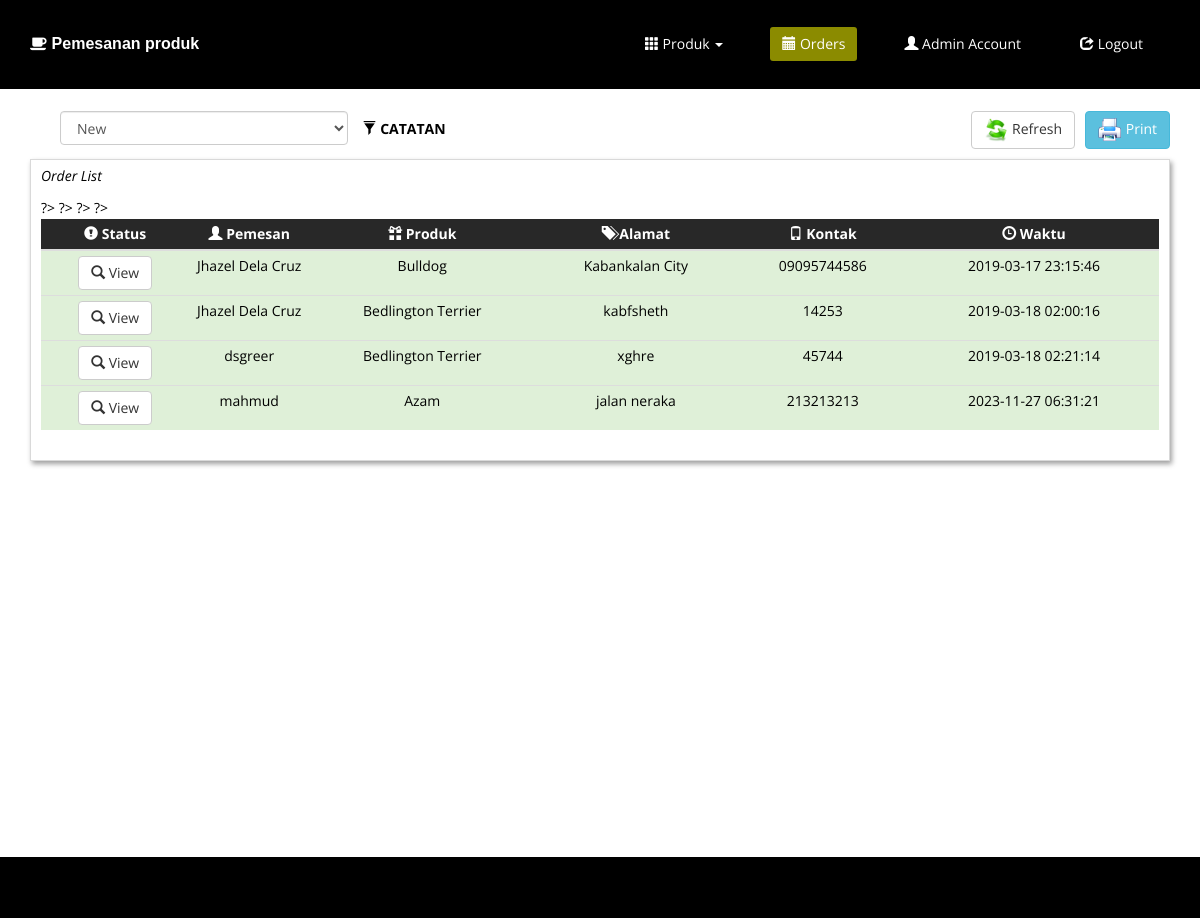
The page /index.php (signed in) on the database its author committed.
### tables this page shows
CREATE TABLE `tblorders` (
  `id` int(11) NOT NULL,
  `cname` varchar(50) DEFAULT NULL,
  `address` varchar(100) DEFAULT NULL,
  `contact` varchar(50) DEFAULT NULL,
  `cnpoid` int(11) DEFAULT NULL,
  `oqty` int(11) DEFAULT NULL,
  `ostatus` varchar(50) DEFAULT NULL,
  `timestamp` timestamp NOT NULL DEFAULT current_timestamp() ON UPDATE current_timestamp(),
  `otype` varchar(50) DEFAULT NULL,
  `datepickup` date DEFAULT NULL
);

CREATE TABLE `tblcnp` (
  `id` int(11) NOT NULL,
  `name` varchar(50) DEFAULT NULL,
  `prize` float DEFAULT NULL,
  `description` varchar(50) DEFAULT NULL,
  `image` varchar(250) DEFAULT NULL,
  `status` varchar(50) DEFAULT NULL
);

### includes/admin.php (the view, shortened to what this page needs)
<!DOCTYPE html>
<html lang="en">
<head>
    <link href="css/bootstrap.css" rel="stylesheet">
    <link href="css/bootstrap.min.css" rel="stylesheet">
    <link href="css/font-awesome.min.css" rel="stylesheet">
    <link href="css/animate.min.css" rel="stylesheet">
    <link href="css/prettyPhoto.css" rel="stylesheet">
    <link href="css/main.css" rel="stylesheet">
    <link href="css/responsive.css" rel="stylesheet">
</head>
<body>
     <nav class="navbar navbar-inverse" role="banner">
            <div class="container">
                <div class="navbar-header">
                     <a href="index.php"><h4 class="wow fadeInDown" style="margin-top:20px; color:#FFF;"><i class="fa fa-coffee"></i> Pemesanan produk</h4></a>
                </div>
                <div class="collapse navbar-collapse navbar-right">
                    <ul class="nav navbar-nav">
                        <li class="dropdown"><a class="dropdown-toggle wow fadeInDown" data-toggle="dropdown" href="#"><span class="glyphicon glyphicon-th"></span> Produk <span class="caret"></span></a>
                        </li>
                        <li id="reservation" class=" active wow fadeInDown"><a href="index.php"><span class="glyphicon glyphicon-calendar"></span> Orders</a></li>
                        <li id="admin" class="wow fadeInDown"><a href="adminacc.php"><span class="glyphicon glyphicon-user"></span> Admin Account</a></li>
                        <li id="logout" class="wow fadeInDown"><a id="logoutbtn" href='<?php echo "logout_process.php?logout=1"?>'><span class="glyphicon glyphicon-share"></span> Logout</a></li>
                    </ul>
                </div>
            </div>
        </nav>
<br>
<div class="container">
   <form id="formFilter" name="formFilter" action="admin_reservefilter.php" method="POST" class="pull-left col-md-7 hidden-print">
        <div class="form-horizontal wow fadeInDown">
                <label for="filter" class="control-label">  <i class="glyphicon glyphicon-filter"></i> CATATAN</label>
            <div class="col-md-6">
                <select name="filter" id="filter" class="form-control">
                    <option value="New">New</option>
                </select>
            </div>
        </div>
    </form>
    <a href="" onClick="window.print();return false" class="btn btn-info pull-right hidden-print wow fadeInDown"><img src="images/ico/printer.ico" style="max-width: 24px; max-height: 24px;"> Print</a>
    <a href="index.php" class="btn btn-default pull-right hidden-print wow fadeInDown" style="margin-right:10px;"><img src="images/ico/refresh.png" style="max-width: 24px; max-height: 24px;"> Refresh</a>
    <div class="col-md-12" style="border: solid #D9D9D9 1px; padding: 10px; padding-top: 5px; box-shadow: #9F9F9F 2px 3px 5px; margin-top: 10px;">
   		<p class="wow fadeInDown"><em>Order List</em></p>
        <table class="table table-hover table-condensed wow fadeInDown">
            <thead style="background-color:#282828; color:#fff;">
                <tr>
                    <th class="hidden-print" style="text-align:center;"> <span class="glyphicon glyphicon-exclamation-sign"></span> Status</th>
                    <th width="120px" style="text-align:center;"><span class="glyphicon glyphicon-user"></span> Pemesan </th>
                    <th style="text-align:center;"><span class="glyphicon glyphicon-gift"></span>  Produk </th>
                    <th style="text-align:center;"><span class="glyphicon glyphicon-tags"></span>  Alamat </th>
                    <th style="text-align:center;"><span class="glyphicon glyphicon-phone"></span>  Kontak </th>
                    <th style="text-align:center;"><span class="glyphicon glyphicon-time"></span> Waktu </th>
                </tr>
            </thead>
            <tbody id="tablebody">
               <?php include('includes/dbconn.php');
			   $sql = ("SELECT tblcnp.*,tblorders.*
			   								FROM tblorders LEFT JOIN
											tblcnp ON tblorders.cnpoid = tblcnp.id WHERE tblorders.ostatus = 'New' order by tblorders.id LIMIT 0,30 ") or die (mysqli_error());
        $result=mysqli_query($con, $sql);
				if(mysqli_num_rows($result)>0){
					while($row = mysqli_fetch_assoc($result)){
						$total = $row['prize'] * $row['oqty'];?>
               <tr class="success" style="cursor:pointer;">
           		 <td style="text-align:center;"><a href="#viewModal<?php echo $row['id']?>" data-toggle="modal" data-target="#viewModal<?php echo $row['id']?>" class="btn btn-default"><i class="glyphicon glyphicon-search"></i> View</a></td>
                <td style="text-align:center;"><?php echo $row['cname'];?></td>
                <td style="text-align:center;"><?php echo $row['name'];?></td>
                <td style="text-align:center;"><?php echo $row['address'];?></td>
                <td style="text-align:center;"><?php echo $row['contact'];?></td>
                <td style="text-align:center;"><?php echo $row['timestamp'];?></td>
               </tr>
               <?php }}?>
            </tbody>
        </table>
    </div>
</div>
<br><br><br><br><br><br><br><br><br><br><br><br><br><br><br><br><br><br>
    <footer id="footer" class="midnight-blue">
        <div class="container">
            <div class="row">
                <div class="col-sm-12">
                </div>
            </div>
        </div>
    </footer>
</body>
</html>

### index.php (shortened to what this page needs)
<?php
    if (!isset($_SESSION['username'])){
?>
<!DOCTYPE html>
<html lang="en">
<head>
    <meta charset="utf-8">
    <meta name="viewport" content="width=device-width, initial-scale=1.0">
    <meta name="description" content="">
    <meta name="author" content="">
    <title>Penjualan hewan Online</title>
    <link href="css/bootstrap.css" rel="stylesheet">
    <link href="css/bootstrap.min.css" rel="stylesheet">
    <link href="css/font-awesome.min.css" rel="stylesheet">
    <link href="css/animate.min.css" rel="stylesheet">
    <link href="css/prettyPhoto.css" rel="stylesheet">
    <link href="css/main.css" rel="stylesheet">
    <link href="css/responsive.css" rel="stylesheet">
</head>
<body>
      <nav class="navbar navbar-inverse" role="banner">
            <div class="container">
                <div class="navbar-header">
                    <button type="button" class="navbar-toggle" data-toggle="collapse" data-target=".navbar-collapse">
                        <span class="sr-only">Toggle navigation</span>
                        <span class="icon-bar"></span>
                        <span class="icon-bar"></span>
                        <span class="icon-bar"></span>
                    </button>
                     <a href="index.php"><h4 class="wow fadeInDown" style="margin-top:20px; color:#FFF;">
                 Penjualan hewan Online</h4></a>
                </div>
                <div class="collapse navbar-collapse navbar-right wow fadeInDown">
                    <ul class="nav navbar-nav">
                         <li class="active"><a href="index.php"><i class="fa fa-home"></i>Home</a></li>
                        <li ><a href="about-us.php">About Us</a></li>
                        <li ><a href="available.php">Produk Tersedia</a></li>
                        <li><a href="contacts.php">Contacts</a></li>
                    </ul>
                </div>
            </div>
        </nav>
<div class="container-fluid">
    <br>
        <div class="col-md-9 wow fadeInDown">
            <div id="carousel-example-generic" class="carousel slide" data-ride="carousel" style="background-color:#000; padding:10px;">
              <ol class="carousel-indicators">
                <li data-target="#carousel-example-generic" data-slide-to="0" class="active"></li>
                <li data-target="#carousel-example-generic" data-slide-to="1"></li>
                <li data-target="#carousel-example-generic" data-slide-to="2"></li>
                <li data-target="#carousel-example-generic" data-slide-to="3"></li>
              </ol>
              <div class="">
                <div class="">
                  <img src="images/bannerpetshop.jpg" alt="" class="">
                </div>
              </div>
            </div>
            </div>
        <div class="col-md-3" >
            <div class="panel panel-default wow fadeInDown">
              <div class="panel-heading wow fadeInDown" style="font-weight:bold; font-size:16px; color:#36648B;">Selamat datang Penjualan hewan Online<i class="glyphicon glyphicon-calendar"></i> <?php echo date('M d, Y');?></div>
            </div>
            <div class="panel panel-default wow fadeInDown">
              <div class="panel-heading wow fadeInDown" style="font-weight:bold; font-size:16px; color:#36648B;">Penjualan hewan Online </div>
              <ul class="list-group">
                <li class="list-group-item wow fadeInDown">Dog - <span style="color:#8B8B00; font-weight:bold;">Rp 1.000.000 to Rp 5.000.000 </span> <span style="color:#EE5C42;" class="glyphicon glyphicon-ok pull-right"></span></li>
                 <li class="list-group-item wow fadeInDown">Fish  - <span style="color:#8B8B00; font-weight:bold;">Rp 50.000 to Rp 100.000 </span> <span style="color:#EE5C42;" class="glyphicon glyphicon-ok pull-right"></span></li>
                  <li class="list-group-item wow fadeInDown">Bird  - <span style="color:#8B8B00; font-weight:bold;">Rp 200.000 to Rp 450.000 </span> <span style="color:#EE5C42;" class="glyphicon glyphicon-ok pull-right"></span></li>
                   <li class="list-group-item wow fadeInDown">Cat- <span style="color:#8B8B00; font-weight:bold;">Rp 1.000.000 to Rp 7.000.000 </span> <span style="color:#EE5C42;" class="glyphicon glyphicon-ok pull-right"></span></li>
                 -->
              </ul>
              <a href="available.php" class="btn btn-success btn-sm pull-right wow fadeInDown">Click here to View More</a>
            </div>
            <br>
                <div class="panel panel-default wow fadeInDown">
                    <div class="panel-heading wow fadeInDown" style="font-size:16px; font-weight:bold; color: #36648B;">Our Location</div>
                </div>
                    <div class="recent-work-wrap class="wow fadeInDown"">
                        <img class="img-responsive wow fadeInDown" src="images/map.jpg" alt="">
                            <div class="recent-work-inner">
                                <a class="preview wow fadeInDown" href="images/mapps.png" rel="prettyPhoto"><br><span class="btn btn-success btm-sm pull-right">Preview Map</span></a>
                            </div>
                    </div>
                </div>
        </div>
</div>
<br><br>
<footer id="footer" class="midnight-blue wow fadeInDown">
        <div class="container">
            <div class="row">
                <div class="col-sm-6 wow fadeInDown">
                </div>
                <div class="col-sm-6">
                    <ul class="pull-right wow fadeInDown">
                        <li class="wow fadeInDown"><a href="index.php"><i class="fa fa-home"></i> Home</a></li>
                        <li class="wow fadeInDown"><a href="contacts.php"><i class="fa fa-phone"></i> Contacts</a></li>
                        <li class="wow fadeInDown"><a href="#loginModal" data-toggle="modal" data-target="#loginModal"><i class="fa fa-lock"></i> Admin</a></li>
                    </ul>
                </div>
            </div>
        </div>
    </footer>
<?php include('loginModal.php');?>
    <script src="js/jquery.js"></script>
    <script src="js/bootstrap.min.js"></script>
    <script src="js/jquery.prettyPhoto.js"></script>
    <script src="js/jquery.isotope.min.js"></script>
    <script src="js/main.js"></script>
    <script src="js/wow.min.js"></script>
</body>
</html>
<?php
} else if(isset($_SESSION['username'])) {
    include('includes/admin.php');
} ?>

### css/main.css (style rules this page uses)
body { background: #fff; font-family: 'Open Sans', sans-serif; color:#000; line-height: 22px; }
h1, h2, h3, h4, h5, h6 { font-weight:bold; font-family:Verdana, Geneva, sans-serif; color:#8B8B00; }
h4 { font-size: 16px; }
a { color: #000; -webkit-transition: color 300ms, background-color 300ms; -moz-transition: color 300ms, background-color 300ms; -o-transition: color 300ms, background-color 300ms; transition: color 300ms, background-color 300ms; }
.navbar { border-radius: 0; margin-bottom: 0; background: #000; padding: 15px 0; padding-bottom: 0; }
.navbar-nav { margin-top: 12px; }
.navbar-nav>li { margin-left: 35px; padding-bottom: 28px; }
.navbar-inverse .navbar-nav > li > a { padding: 5px 12px; margin: 0; border-radius: 3px; color: #fff; line-height: 24px; display: inline-block; }
.navbar-inverse { border: none; }
.navbar-inverse .navbar-nav > .active > a, .navbar-inverse .navbar-nav > .active > a:hover, .navbar-inverse .navbar-nav > .active > a:focus, .navbar-inverse .navbar-nav > .open > a, .navbar-inverse .navbar-nav > .open > a:hover, .navbar-inverse .navbar-nav > .open > a:focus { background-color: #8B8B00; color: #fff; }
.navbar-inverse .navbar-collapse, .navbar-inverse .navbar-form { border-top: 0; padding-bottom: 0; }
#footer { padding-top: 30px; padding-bottom: 30px; color: #fff; background: #000; }
table { width:100%; }

### rows shown on the page
tblorders: cname "Jhazel Dela Cruz", tblcnp.name "Bulldog", address "Kabankalan City", contact "09095744586", timestamp "2019-03-17 23:15:46"
tblorders: cname "Jhazel Dela Cruz", tblcnp.name "Bedlington Terrier", address "kabfsheth", contact "14253", timestamp "2019-03-18 02:00:16"
tblorders: cname "dsgreer", tblcnp.name "Bedlington Terrier", address "xghre", contact "45744", timestamp "2019-03-18 02:21:14"
tblorders: cname "mahmud", tblcnp.name "Azam", address "jalan neraka", contact "213213213", timestamp "2023-11-27 06:31:21"
